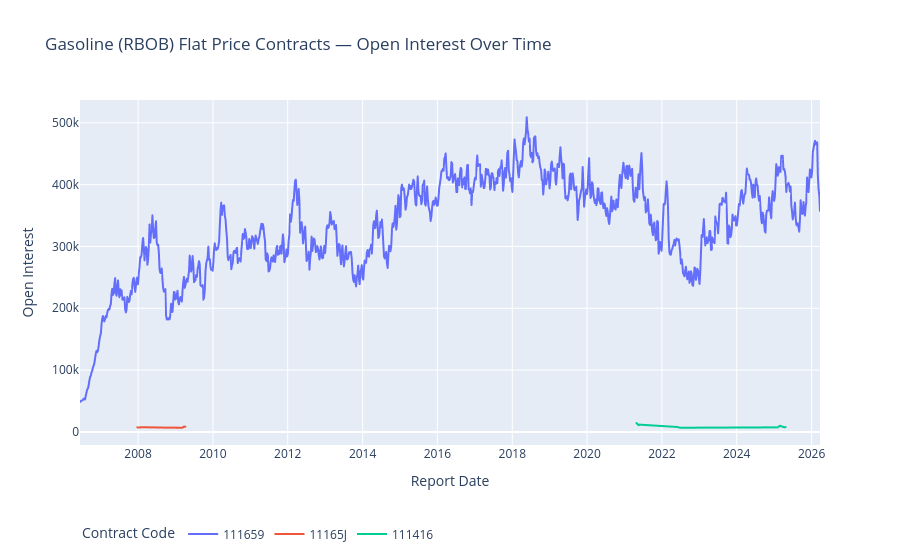

The notebook cell saved with this chart:
### Markdown cell above
## Open Interest Over Time by Contract Code

### Code cell
fig = px.line(
    xb.sort_values("report_date_as_yyyy_mm_dd"),
    x="report_date_as_yyyy_mm_dd",
    y="open_interest_all",
    color="cftc_contract_market_code",
    hover_data=["market_and_exchange_names"],
    title="Gasoline (RBOB) Flat Price Contracts — Open Interest Over Time",
    labels={
        "report_date_as_yyyy_mm_dd": "Report Date",
        "open_interest_all": "Open Interest",
        "cftc_contract_market_code": "Contract Code",
    },
)
fig.update_layout(legend=dict(orientation="h", yanchor="bottom", y=-0.3))
fig.show()

### Figure 1 — Plotly figure (JSON) as saved in the notebook; plotly's stock layout.template omitted (floating-point values rounded to 4 significant figures; data arrays with more than 128 entries replaced by an {"elided": "..."} marker saying what was removed)
{"data": [{"customdata": {"elided": "1033x1 str values"}, "hovertemplate": "Contract Code=111659<br>Report Date=%{x}<br>Open Interest=%{y}<br>market_and_exchange_names=%{customdata[0]}<extra></extra>", "legendgroup": "111659", "line": {"color": "#636efa", "dash": "solid"}, "marker": {"symbol": "circle"}, "mode": "lines", "name": "111659", "showlegend": true, "type": "scattergl", "x": {"elided": "1033 str values"}, "xaxis": "x", "y": {"elided": "1033 int values"}, "yaxis": "y"}, {"customdata": [["RBOB GASOLINE FINANCIAL - NEW YORK MERCANTILE EXCHANGE"], ["RBOB GASOLINE FINANCIAL - NEW YORK MERCANTILE EXCHANGE"], ["RBOB GASOLINE FINANCIAL - NEW YORK MERCANTILE EXCHANGE"], ["RBOB GASOLINE FINANCIAL - NEW YORK MERCANTILE EXCHANGE"], ["RBOB GASOLINE FINANCIAL - NEW YORK MERCANTILE EXCHANGE"], ["RBOB GASOLINE FINANCIAL - NEW YORK MERCANTILE EXCHANGE"], ["RBOB GASOLINE FINANCIAL - NEW YORK MERCANTILE EXCHANGE"], ["RBOB GASOLINE FINANCIAL - NEW YORK MERCANTILE EXCHANGE"], ["RBOB GASOLINE FINANCIAL - NEW YORK MERCANTILE EXCHANGE"], ["RBOB GASOLINE FINANCIAL - NEW YORK MERCANTILE EXCHANGE"]], "hovertemplate": "Contract Code=11165J<br>Report Date=%{x}<br>Open Interest=%{y}<br>market_and_exchange_names=%{customdata[0]}<extra></extra>", "legendgroup": "11165J", "line": {"color": "#EF553B", "dash": "solid"}, "marker": {"symbol": "circle"}, "mode": "lines", "name": "11165J", "showlegend": true, "type": "scattergl", "x": ["2007-12-24T00:00:00.000000000", "2008-01-08T00:00:00.000000000", "2008-01-15T00:00:00.000000000", "2008-01-22T00:00:00.000000000", "2008-01-29T00:00:00.000000000", "2008-08-26T00:00:00.000000000", "2009-03-03T00:00:00.000000000", "2009-03-17T00:00:00.000000000", "2009-03-24T00:00:00.000000000", "2009-04-07T00:00:00.000000000"], "xaxis": "x", "y": [7625, 7025, 7352, 7443, 7720, 7146, 6852, 7593, 8652, 8504], "yaxis": "y"}, {"customdata": [["RBOB GASOLINE 1ST LINE - ICE FUTURES ENERGY DIV"], ["RBOB GASOLINE 1ST LINE - ICE FUTURES ENERGY DIV"], ["RBOB GASOLINE 1ST LINE - ICE FUTURES ENERGY DIV"], ["RBOB GASOLINE 1ST LINE - ICE FUTURES ENERGY DIV"], ["RBOB GASOLINE 1ST LINE - ICE FUTURES ENERGY DIV"], ["RBOB GASOLINE 1ST LINE - ICE FUTURES ENERGY DIV"], ["RBOB GASOLINE 1ST LINE - ICE FUTURES ENERGY DIV"], ["RBOB GASOLINE 1ST LINE - ICE FUTURES ENERGY DIV"], ["RBOB GASOLINE 1ST LINE - ICE FUTURES ENERGY DIV"], ["RBOB GASOLINE 1ST LINE - ICE FUTURES ENERGY DIV"], ["RBOB GASOLINE 1ST LINE - ICE FUTURES ENERGY DIV"], ["RBOB GASOLINE 1ST LINE - ICE FUTURES ENERGY DIV"]], "hovertemplate": "Contract Code=111416<br>Report Date=%{x}<br>Open Interest=%{y}<br>market_and_exchange_names=%{customdata[0]}<extra></extra>", "legendgroup": "111416", "line": {"color": "#00cc96", "dash": "solid"}, "marker": {"symbol": "circle"}, "mode": "lines", "name": "111416", "showlegend": true, "type": "scattergl", "x": ["2021-04-27T00:00:00.000000000", "2021-05-18T00:00:00.000000000", "2021-05-25T00:00:00.000000000", "2022-05-31T00:00:00.000000000", "2022-06-28T00:00:00.000000000", "2025-02-04T00:00:00.000000000", "2025-02-11T00:00:00.000000000", "2025-02-18T00:00:00.000000000", "2025-02-25T00:00:00.000000000", "2025-04-08T00:00:00.000000000", "2025-04-15T00:00:00.000000000", "2025-04-22T00:00:00.000000000"], "xaxis": "x", "y": [14422, 10883, 11878, 8060, 6826, 7443, 8228, 9205, 9946, 7655, 7740, 7840], "yaxis": "y"}], "layout": {"legend": {"orientation": "h", "title": {"text": "Contract Code"}, "tracegroupgap": 0, "y": -0.3, "yanchor": "bottom"}, "title": {"text": "Gasoline (RBOB) Flat Price Contracts — Open Interest Over Time"}, "xaxis": {"anchor": "y", "domain": [0, 1], "title": {"text": "Report Date"}}, "yaxis": {"anchor": "x", "domain": [0, 1], "title": {"text": "Open Interest"}}}}
